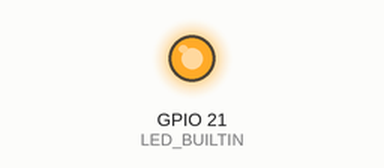
This program was run on a simulated Seeed XIAO ESP32-S3. Parts: output pins drawn as LEDs (lit = HIGH).

Above: at 0.1 s.
Timing chart, 0 to 1.6 s (numbered marks = the images above):
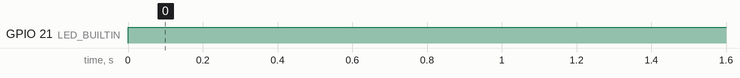

The program:

main.cpp
```cpp
#include <Arduino.h>
#include <Wire.h>

#define PIN_WIRE_SCL 5
#define PIN_WIRE_SDA 4

void setup(void)
{
	pinMode(LED_BUILTIN, OUTPUT);
}

void loop(void)
{
	digitalWrite(LED_BUILTIN, !digitalRead(LED_BUILTIN));
	sleep(500);
}
```

Measured:
- by itself, GPIO 21 (LED_BUILTIN): LOW → HIGH at 0.00 s
